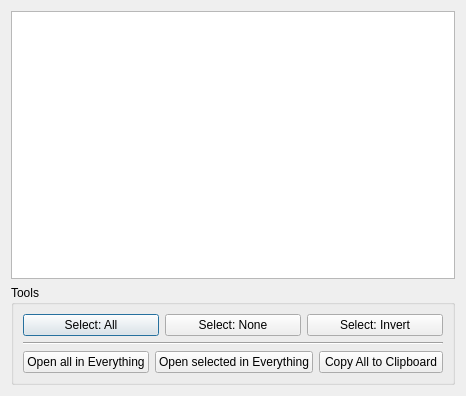
<?xml version="1.0" encoding="UTF-8"?>
<ui version="4.0">
 <class>Dialog</class>
 <widget class="QDialog" name="Dialog">
  <property name="geometry">
   <rect>
    <x>0</x>
    <y>0</y>
    <width>466</width>
    <height>396</height>
   </rect>
  </property>
  <property name="windowTitle">
   <string>Dialog</string>
  </property>
  <layout class="QVBoxLayout" name="verticalLayout">
   <item>
    <widget class="QListWidget" name="listbox">
     <property name="selectionMode">
      <enum>QAbstractItemView::ExtendedSelection</enum>
     </property>
    </widget>
   </item>
   <item>
    <widget class="QGroupBox" name="groupBox">
     <property name="title">
      <string>Tools</string>
     </property>
     <layout class="QVBoxLayout" name="verticalLayout_2">
      <item>
       <layout class="QHBoxLayout" name="horizontalLayout_3">
        <item>
         <widget class="QPushButton" name="btn_select_all">
          <property name="text">
           <string>Select: All</string>
          </property>
         </widget>
        </item>
        <item>
         <widget class="QPushButton" name="btn_select_none">
          <property name="text">
           <string>Select: None</string>
          </property>
         </widget>
        </item>
        <item>
         <widget class="QPushButton" name="btn_select_invert">
          <property name="text">
           <string>Select: Invert</string>
          </property>
         </widget>
        </item>
       </layout>
      </item>
      <item>
       <widget class="Line" name="line">
        <property name="orientation">
         <enum>Qt::Horizontal</enum>
        </property>
       </widget>
      </item>
      <item>
       <layout class="QGridLayout" name="gridLayout">
        <item row="0" column="1">
         <widget class="QPushButton" name="btn_open_selected_in_everything">
          <property name="text">
           <string>Open selected in Everything</string>
          </property>
         </widget>
        </item>
        <item row="0" column="0">
         <widget class="QPushButton" name="btn_open_all_in_everything">
          <property name="text">
           <string>Open all in Everything</string>
          </property>
         </widget>
        </item>
        <item row="0" column="2">
         <widget class="QPushButton" name="btn_copy_to_clipboard">
          <property name="text">
           <string>Copy All to Clipboard</string>
          </property>
         </widget>
        </item>
       </layout>
      </item>
     </layout>
    </widget>
   </item>
  </layout>
 </widget>
 <resources/>
 <connections>
  <connection>
   <sender>btn_open_selected_in_everything</sender>
   <signal>clicked()</signal>
   <receiver>Dialog</receiver>
   <slot>open_selected_in_everything()</slot>
   <hints>
    <hint type="sourcelabel">
     <x>88</x>
     <y>372</y>
    </hint>
    <hint type="destinationlabel">
     <x>232</x>
     <y>197</y>
    </hint>
   </hints>
  </connection>
  <connection>
   <sender>btn_open_all_in_everything</sender>
   <signal>clicked()</signal>
   <receiver>Dialog</receiver>
   <slot>open_all_in_everything()</slot>
   <hints>
    <hint type="sourcelabel">
     <x>241</x>
     <y>372</y>
    </hint>
    <hint type="destinationlabel">
     <x>232</x>
     <y>197</y>
    </hint>
   </hints>
  </connection>
  <connection>
   <sender>btn_copy_to_clipboard</sender>
   <signal>clicked()</signal>
   <receiver>Dialog</receiver>
   <slot>copy_To_Clipboard()</slot>
   <hints>
    <hint type="sourcelabel">
     <x>385</x>
     <y>372</y>
    </hint>
    <hint type="destinationlabel">
     <x>232</x>
     <y>197</y>
    </hint>
   </hints>
  </connection>
  <connection>
   <sender>btn_select_all</sender>
   <signal>clicked()</signal>
   <receiver>Dialog</receiver>
   <slot>select_all()</slot>
   <hints>
    <hint type="sourcelabel">
     <x>88</x>
     <y>322</y>
    </hint>
    <hint type="destinationlabel">
     <x>232</x>
     <y>197</y>
    </hint>
   </hints>
  </connection>
  <connection>
   <sender>btn_select_invert</sender>
   <signal>clicked()</signal>
   <receiver>Dialog</receiver>
   <slot>select_invert()</slot>
   <hints>
    <hint type="sourcelabel">
     <x>376</x>
     <y>322</y>
    </hint>
    <hint type="destinationlabel">
     <x>232</x>
     <y>197</y>
    </hint>
   </hints>
  </connection>
  <connection>
   <sender>btn_select_none</sender>
   <signal>clicked()</signal>
   <receiver>Dialog</receiver>
   <slot>select_none()</slot>
   <hints>
    <hint type="sourcelabel">
     <x>232</x>
     <y>322</y>
    </hint>
    <hint type="destinationlabel">
     <x>232</x>
     <y>197</y>
    </hint>
   </hints>
  </connection>
 </connections>
 <slots>
  <slot>copy_To_Clipboard()</slot>
  <slot>open_all_in_everything()</slot>
  <slot>open_selected_in_everything()</slot>
  <slot>select_all()</slot>
  <slot>select_invert()</slot>
  <slot>select_none()</slot>
 </slots>
</ui>
